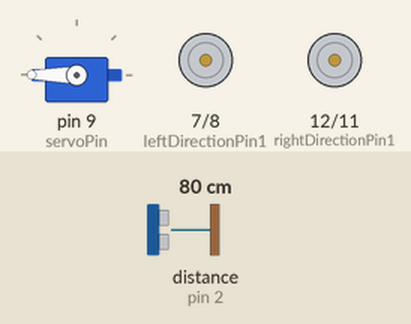
A sketch run on a simulated Arduino Uno, built with avr-gcc and run on an emulated ATmega328P. Shown: servo, motor-driver pin pairs drawn as motors (green arrow = first pin HIGH = forward, orange = second pin HIGH = backward, longer = more drive, scaled by the enable pin). Wiring (inferred from the names in the program): ultrasonic range finder: trigger pin 10; echo pin 2. The test bench sets the inputs (shaded band); at power-on: distance to the obstacle (sensor on pin 2) 80 cm. The echo pulse lasts 58.3 µs per cm.

Above: at 3.2 s.
3.3 s: distance to the obstacle (sensor on pin 2) set to 12 cm
4.8 s: distance to the obstacle (sensor on pin 2) set to 9 cm
At 5.0 s:
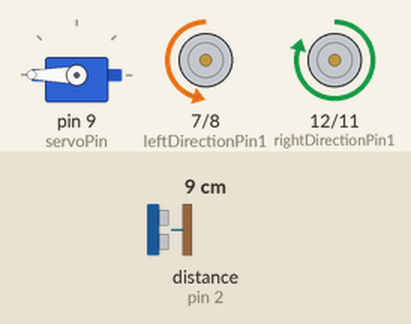
7.8 s: distance to the obstacle (sensor on pin 2) set to 18 cm
At 8.8 s:
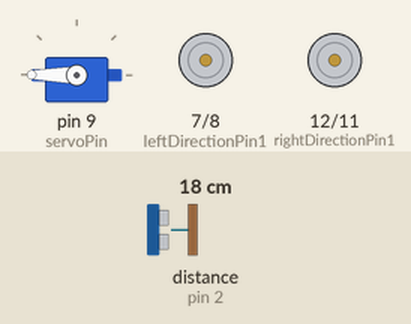
9.4 s: distance to the obstacle (sensor on pin 2) set to 2 cm
At 9.53 s:
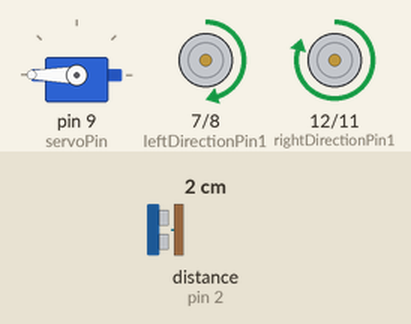
Timing chart, 0 to 13.4 s (numbered marks = the images above; inputs shaded):
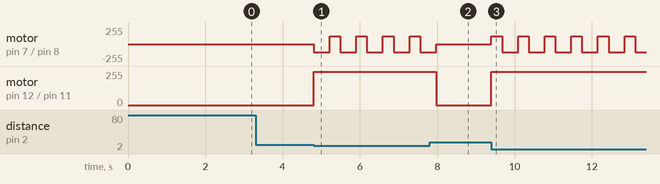

The sketch:

wallFollowingAlgorithmNoForwardCollisionDetection.ino
```cpp
/*
To Do (REMOVE ONCE DONE):
Test the code to make sure that it works
See how it copes with sharp angles needing to be navigated (may need to have a seek mode i.e. turning right and moving forward for when the wall is not present)
*/
//wallFollowingAlgorithm -
//Written by Nathaniel Okunwobi (240349422)

//includes the servo library in the program
#include <Servo.h>

//defining constants for pin numbers and the scan loop counter
#define rightSpeedPin 3 //pwm output for right motors for speed
#define rightDirectionPin1 12 //pin for forward direction
#define rightDirectionPin2 11 //pin for backward direction
#define leftSpeedPin 6 //pwm output for right motors for speed
#define leftDirectionPin1 7 //pin for forward direction
#define leftDirectionPin2 8 //pin for backward direction
#define LPT 1 //check that this works as expected with 1 rather than 2, then replace with a comment
#define servoPin 9 //pin for signal to servo
#define echoPin 2 //pin for signal from ultrasonic sensor
#define triggerPin 10 //pin for signal to ultrasonic to send a sound wave out
#define fastSpeed 250 //value for fast motor speed
#define speed 120 //value for slower motor speed
#define turnSpeed 200 //value for motor speed when turning
#define highBackSpeed 255 //value for high motor speed
#define lowBackSpeed 90 //value for low motor speed

//defining variables for different positions in front of the robot as well as the
//parameters for the detection of objects
int centerScan;
const int distanceLimit = 10; //in cm
int distance;
int numCycles = 0;
const int turnTime = 275; //in miliseconds
int thereis;

//creating an object of the servo class called head
Servo head;

//functions for controlling movement of the robot
//forward() function - moves the  robot forward
void forward(void){
  digitalWrite(rightDirectionPin1, HIGH);
  digitalWrite(rightDirectionPin2,LOW);
  digitalWrite(leftDirectionPin1,HIGH);
  digitalWrite(leftDirectionPin2,LOW);
}
//left() function - turns the robot left
void left(){
  digitalWrite(rightDirectionPin1, HIGH);
  digitalWrite(rightDirectionPin2,LOW);
  digitalWrite(leftDirectionPin1,LOW);
  digitalWrite(leftDirectionPin2,HIGH);
}
//right() function - turns the robot right
void right(){
  digitalWrite(rightDirectionPin1, LOW);
  digitalWrite(rightDirectionPin2,HIGH);
  digitalWrite(leftDirectionPin1,HIGH);
  digitalWrite(leftDirectionPin2,LOW);
}
//backward() function - moves the robot backward
void backward(){
  digitalWrite(rightDirectionPin1, LOW);
  digitalWrite(rightDirectionPin2,HIGH);
  digitalWrite(leftDirectionPin1,LOW);
  digitalWrite(leftDirectionPin2,HIGH);
}
//stop() function - stops the robot
void stop(){
  digitalWrite(rightDirectionPin1, LOW);
  digitalWrite(rightDirectionPin2,LOW);
  digitalWrite(leftDirectionPin1,LOW);
  digitalWrite(leftDirectionPin2,LOW);
  setSpeed(0,0);
}
//setSpeed() function - sets the speed of the motors on left and right sides of the robot seperately
void setSpeed(int leftSpeed,int rightSpeed){
  analogWrite(leftSpeedPin,leftSpeed);
  analogWrite(rightSpeedPin,rightSpeed);
}

//watch() function - returns the calculated distance from the ultrasonic distance sensor
int watch(){
  long echoDistance;
  digitalWrite(triggerPin,LOW);
  delayMicroseconds(5);
  digitalWrite(triggerPin,HIGH);
  delayMicroseconds(15);
  digitalWrite(triggerPin,LOW);
  echoDistance = pulseIn(echoPin,HIGH);
  echoDistance = echoDistance*0.01657; //object distance in cm
  return round(echoDistance);
}

//watchSide() function - checks if the distance from returned from the watch() function is less than the
//distance limit and returns 1 if it is
String watchSide(){
  int obstacleStatus = 0; //binary integer with one bit per direction
  centerScan = watch();
  if(centerScan < distanceLimit){
    stop();
    obstacleStatus = 1;
  }
  //delay(300); #check it functions fine without it
  String obstacleStr = String(obstacleStatus);
  return obstacleStr; //return
}
//wallFollow() function - repeatedly calls watchSide() function and makes adjustments based on what it returns
void wallFollow(){
  ++numCycles;
  if(numCycles >= LPT){ //stops to check the surrounds every LPT cycles
    stop();
    String obstacleSign = watchSide(); //
    if(obstacleSign == "1"){ //move slightly left
      setSpeed(speed,fastSpeed);
      forward();
      delay(turnTime);
      stop();
    }
    numCycles=0; //restart cycle counter
  }
  else{
    setSpeed(speed,speed);
    forward();  // if nothing is present in front moves forward
    delay(turnTime);
    stop();
  }
  distance = watch(); // use the watch() function to see if anything is ahead (when the robot is just moving forward and not looking around it will test the distance in front)
  if (distance < distanceLimit){ //the robot will just stop if it is completely sure there is an obstacle ahead after 25 tests
    left();
    setSpeed(speed,fastSpeed);
    delay(turnTime*3/2);
    ++thereis;
  }
  if (distance > distanceLimit){
    thereis = 0; //count of distance checks is restarted
  }
  if (thereis > 25){
    stop(); //stop moving as an obstacle is ahead
    thereis = 0;
  }
}
//setup() function - assigns the mode for each of the pins and starts serial communications
void setup(){
  pinMode(rightDirectionPin1, OUTPUT);
  pinMode(rightDirectionPin2, OUTPUT);
  pinMode(leftSpeedPin, OUTPUT);
  pinMode(leftDirectionPin1, OUTPUT);
  pinMode(leftDirectionPin2, OUTPUT);
  pinMode(rightSpeedPin, OUTPUT);
  stop();//stop move
  pinMode(triggerPin, OUTPUT);
  pinMode(echoPin,INPUT);
  digitalWrite(triggerPin,LOW);
  head.attach(servoPin);
  head.write(180);
  delay(2000);
  Serial.begin(9600);
}
//loop() functions - continuously runs the obstacleAvoidance() function
void loop(){
  wallFollow();
}
```

Measured:
- the behaviour switches between 11 and 10 cm on distance to the obstacle (sensor on pin 2) (found by bisection; images 0 and 1)
- after the input at 3.3 s, every drawn part: stays the same
- after the input at 4.8 s, motor on pin 7 (leftDirectionPin1) / pin 8 (leftDirectionPin2): alternates forward 120/255 for 0.28 s and backward 120/255 for 0.41 s, starting at once; motor on pin 12 (rightDirectionPin1) / pin 11 (rightDirectionPin2): stopped → forward 250/255 at once
- after the input at 7.8 s, motor on pin 12 (rightDirectionPin1) / pin 11 (rightDirectionPin2): forward 250/255 → stopped after 0.17 s
- after the input at 9.4 s, motor on pin 7 (leftDirectionPin1) / pin 8 (leftDirectionPin2): alternates forward 120/255 for 0.28 s and backward 120/255 for 0.41 s, starting at once; motor on pin 12 (rightDirectionPin1) / pin 11 (rightDirectionPin2): stopped → forward 250/255 at once
